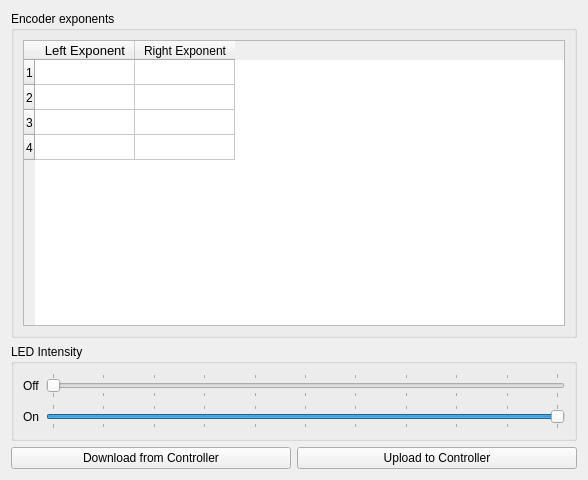
              <widget class="QWidget" name="sync_controller_page">
               <property name="geometry">
                <rect>
                 <x>0</x>
                 <y>0</y>
                 <width>588</width>
                 <height>480</height>
                </rect>
               </property>
               <property name="toolTip">
                <string>Stream LED intensity changes to driver over USB</string>
               </property>
               <attribute name="label">
                <string>Controller</string>
               </attribute>
               <layout class="QGridLayout" name="gridLayout_67">
                <item row="2" column="0" colspan="2">
                 <widget class="QGroupBox" name="sync_controller_led_box">
                  <property name="title">
                   <string>LED Intensity</string>
                  </property>
                  <layout class="QGridLayout" name="gridLayout_58" columnstretch="0,0,0">
                   <item row="1" column="1">
                    <widget class="QSlider" name="sync_controller_led_on_slider">
                     <property name="maximum">
                      <number>250</number>
                     </property>
                     <property name="value">
                      <number>250</number>
                     </property>
                     <property name="orientation">
                      <enum>Qt::Horizontal</enum>
                     </property>
                     <property name="tickPosition">
                      <enum>QSlider::TicksBothSides</enum>
                     </property>
                     <property name="tickInterval">
                      <number>25</number>
                     </property>
                    </widget>
                   </item>
                   <item row="0" column="0">
                    <widget class="QLabel" name="sync_controller_led_off_label">
                     <property name="text">
                      <string>Off</string>
                     </property>
                    </widget>
                   </item>
                   <item row="1" column="0">
                    <widget class="QLabel" name="sync_controller_led_on_label">
                     <property name="text">
                      <string>On</string>
                     </property>
                    </widget>
                   </item>
                   <item row="0" column="1">
                    <widget class="QSlider" name="sync_controller_led_off_slider">
                     <property name="maximum">
                      <number>250</number>
                     </property>
                     <property name="orientation">
                      <enum>Qt::Horizontal</enum>
                     </property>
                     <property name="tickPosition">
                      <enum>QSlider::TicksBothSides</enum>
                     </property>
                     <property name="tickInterval">
                      <number>25</number>
                     </property>
                    </widget>
                   </item>
                  </layout>
                 </widget>
                </item>
                <item row="0" column="0" colspan="2">
                 <widget class="QGroupBox" name="sync_controller_encoder_box">
                  <property name="title">
                   <string>Encoder exponents</string>
                  </property>
                  <layout class="QGridLayout" name="gridLayout_44">
                   <item row="0" column="0">
                    <widget class="QTableWidget" name="sync_controller_encoder_table">
                     <property name="toolTip">
                      <string>LED intensity sequence file</string>
                     </property>
                     <property name="rowCount">
                      <number>4</number>
                     </property>
                     <property name="columnCount">
                      <number>2</number>
                     </property>
                     <attribute name="horizontalHeaderStretchLastSection">
                      <bool>false</bool>
                     </attribute>
                     <attribute name="verticalHeaderDefaultSectionSize">
                      <number>25</number>
                     </attribute>
                     <attribute name="verticalHeaderStretchLastSection">
                      <bool>false</bool>
                     </attribute>
                     <row/>
                     <row/>
                     <row/>
                     <row/>
                     <column>
                      <property name="text">
                       <string>Left Exponent</string>
                      </property>
                      <property name="toolTip">
                       <string>The LED channel # for each step.</string>
                      </property>
                      <property name="font">
                       <font>
                        <pointsize>10</pointsize>
                       </font>
                      </property>
                     </column>
                     <column>
                      <property name="text">
                       <string>Right Exponent</string>
                      </property>
                     </column>
                    </widget>
                   </item>
                  </layout>
                 </widget>
                </item>
                <item row="3" column="0">
                 <widget class="QPushButton" name="sync_controller_download_button">
                  <property name="text">
                   <string>Download from Controller</string>
                  </property>
                 </widget>
                </item>
                <item row="3" column="1">
                 <widget class="QPushButton" name="sync_controller_upload_button">
                  <property name="text">
                   <string>Upload to Controller</string>
                  </property>
                 </widget>
                </item>
               </layout>
              </widget>
